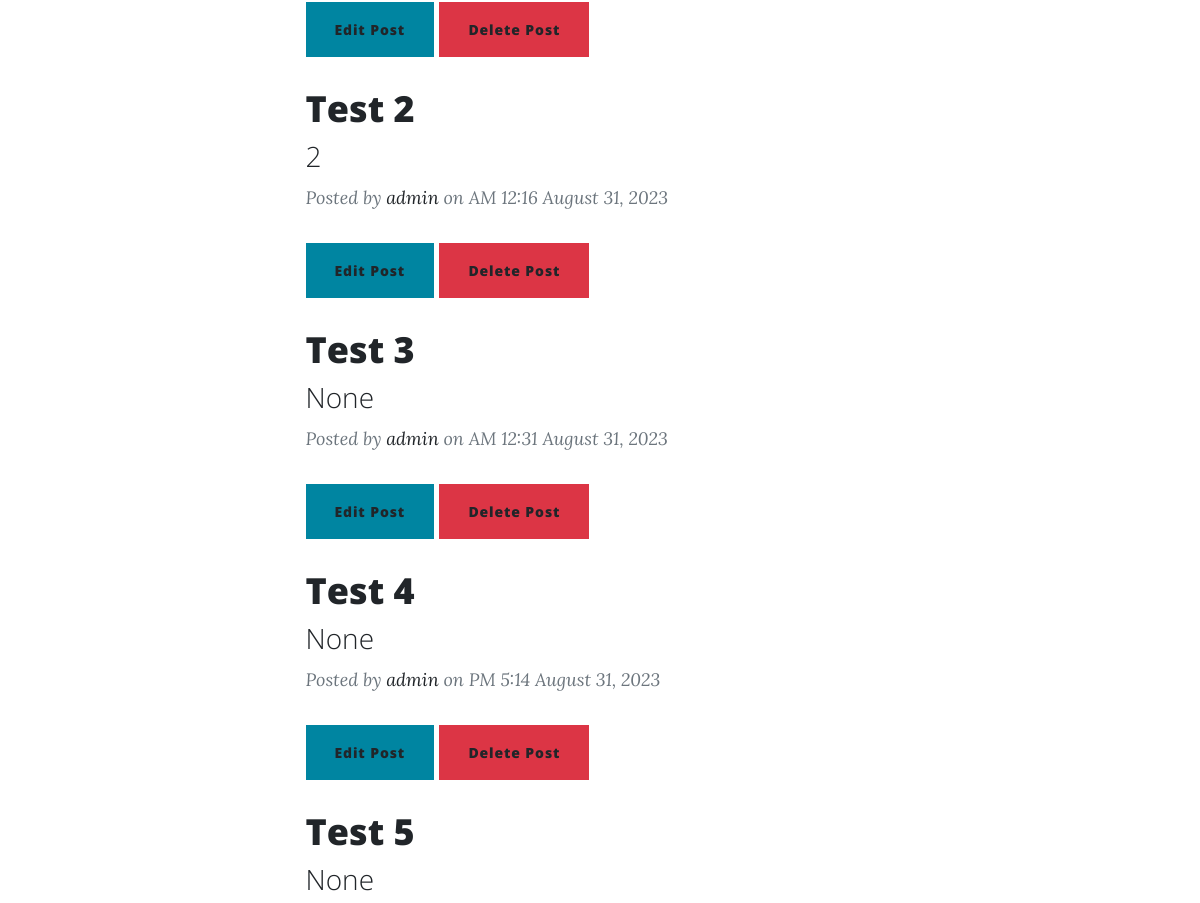
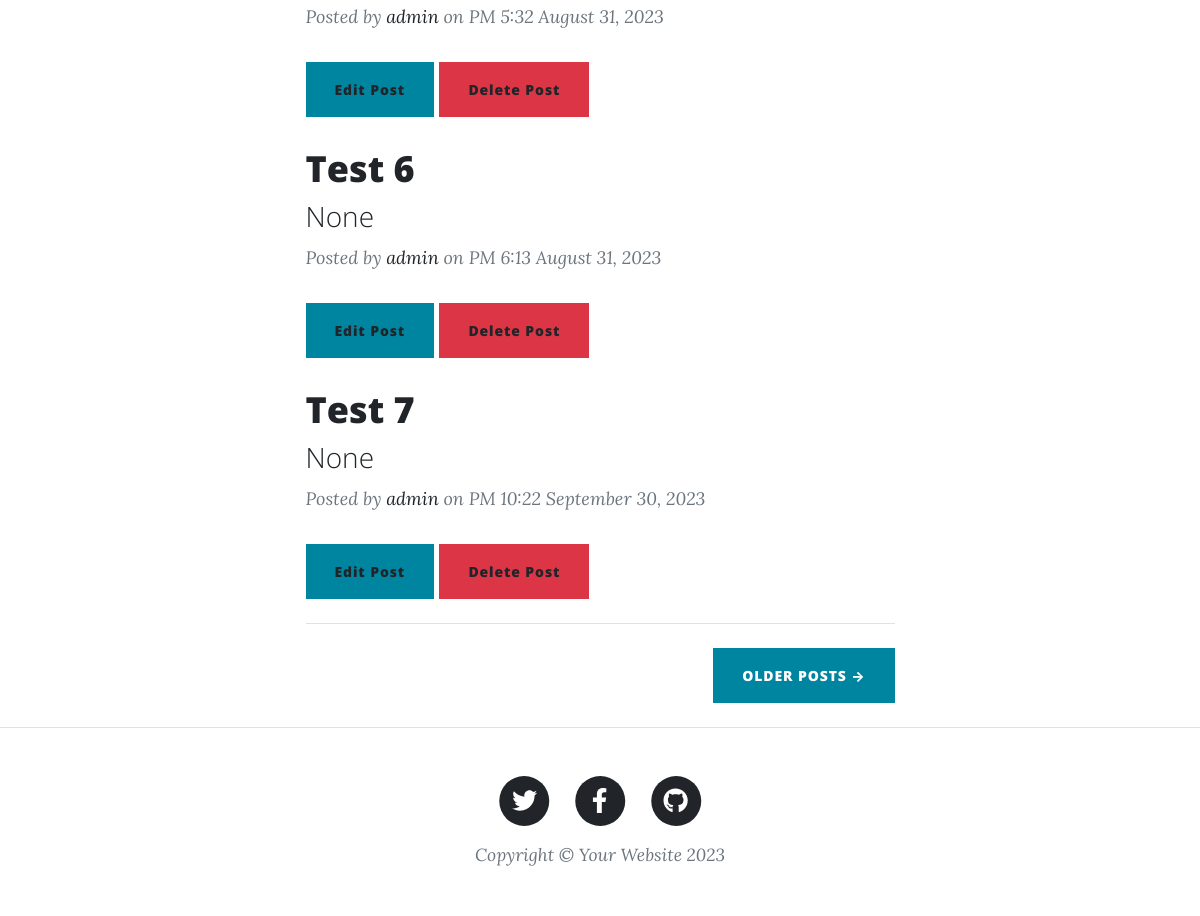
The page /blog/ (lower part) on the database as committed earlier (2 pictures, top to bottom).
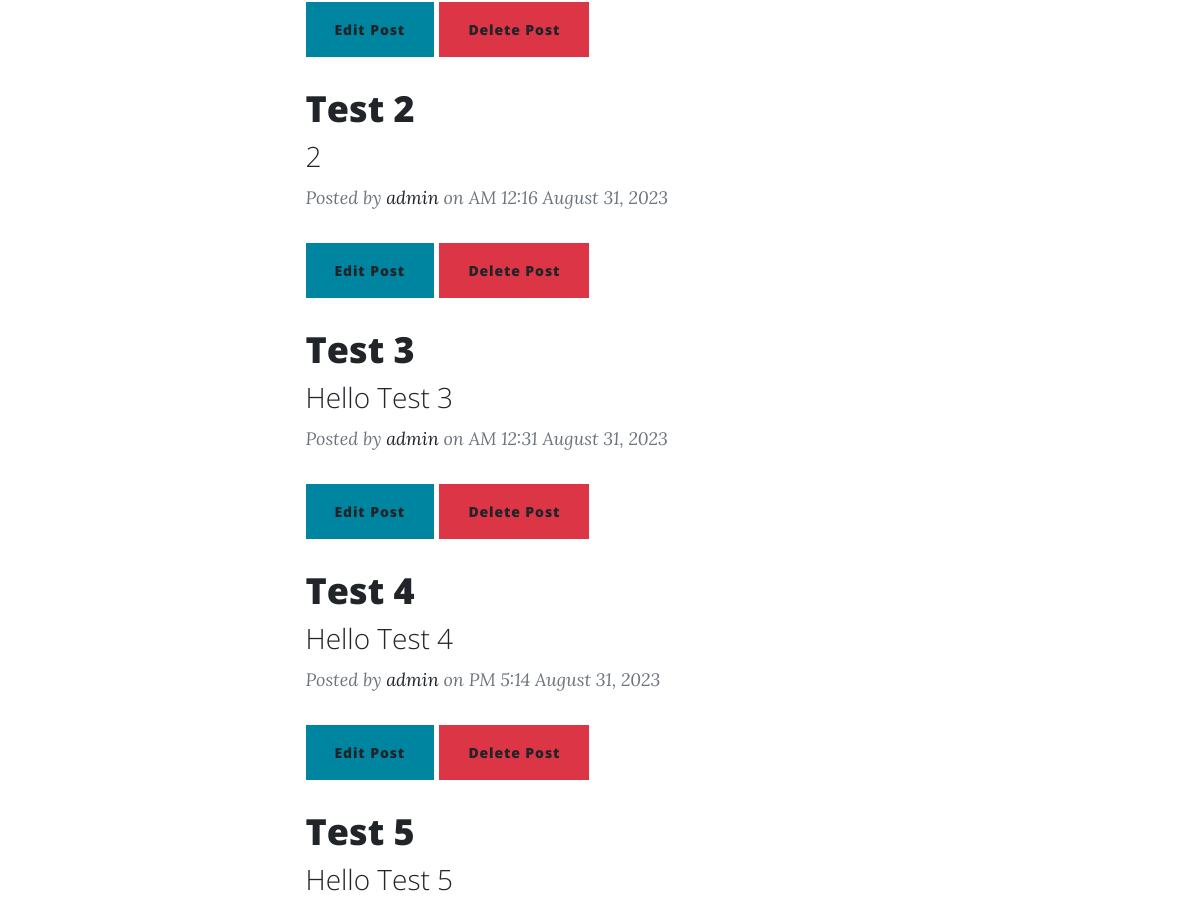
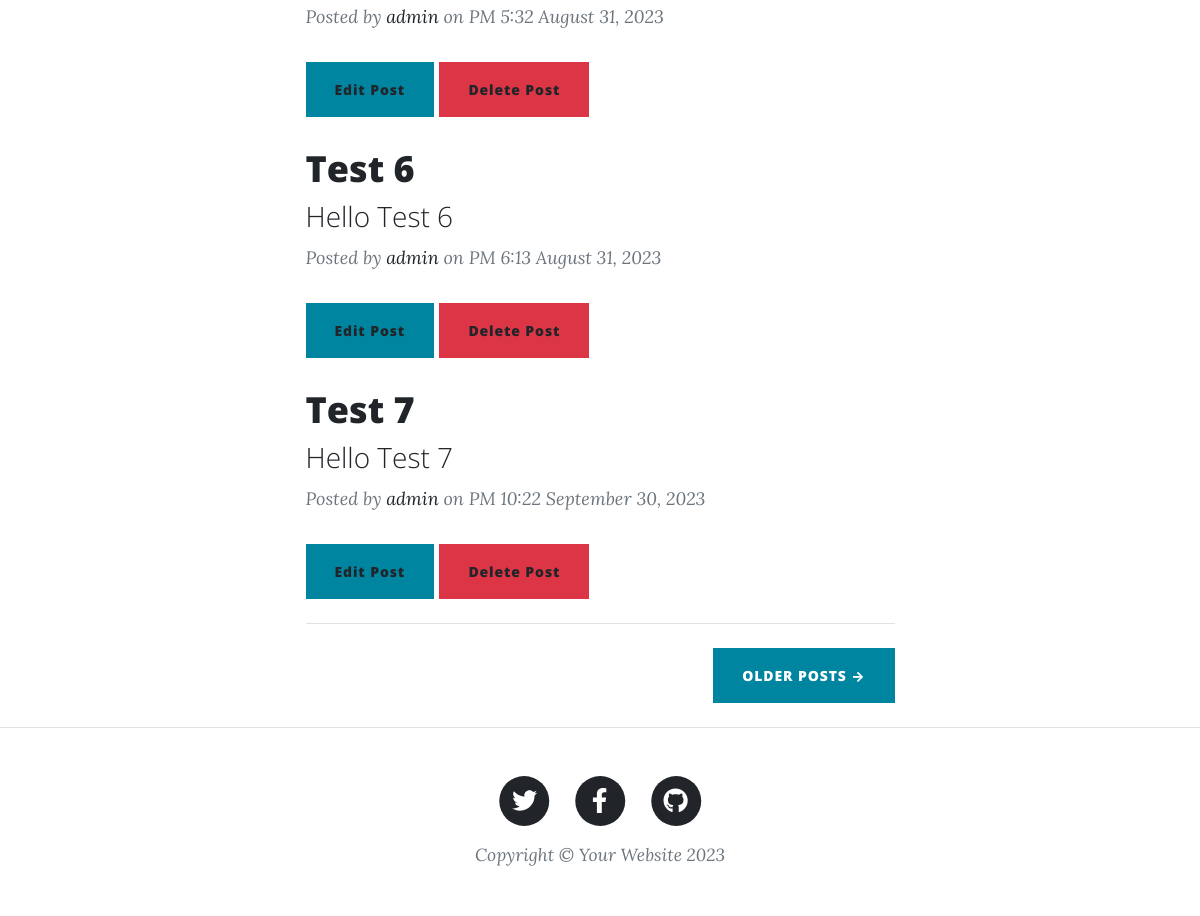
The same page on the database as committed later (2 pictures, top to bottom).
### posts/models.py (models this page shows, shortened)
class Post (models.Model):
    auther = models.ForeignKey(User,related_name='post_auther',on_delete=models.SET_NULL,null=True)
    title= models.CharField(max_length=120)
    subtitle = models.CharField(max_length=1000, null=True)
    comment = models.TextField(max_length=5000)
    publish_date = models.DateTimeField(default= timezone.now)
    tags = TaggableManager()
    image = models.ImageField(upload_to='posts', null=True)
    slug = models.SlugField(null=True,blank=True)

### posts/views2.py (the view)
# urls.py: path('blog/',PostList.as_view()),
class PostList(generic.ListView):
    model = Post

### posts/templates/posts/post_list.html (shortened to what this page needs)
{% extends 'base.html' %}
{% load static %}
{% block body %}
        <div class="container px-4 px-lg-5">
            <div class="row gx-4 gx-lg-5 justify-content-center">
                <div class="col-md-10 col-lg-8 col-xl-7">
                    {% for post in post_list %}
                        <div class="post-preview">
                            <a href="/blog/{{post.slug}}/">
                                <h2 class="post-title">{{post.title}}</h2>
                                <h3 class="post-subtitle">{{post.subtitle}}</h3>
                            </a>
                            <p class="post-meta">
                                Posted by
                                <a href="#!">{{post.auther}}</a>
                                on {{post.publish_date|date:"A f F t, o "}}
                            </p>
                            <a class="btn btn-primary" type="button" href="/blog/{{post.slug}}/edit/" role="button">Edit Post</a>
                            <a class="btn btn-danger" type="button" href="/blog/{{post.slug}}/delete/" role="button">Delete Post</a>
                        </div>
                    {% endfor %}
                    <hr class="my-4" />
                    <div class="d-flex justify-content-end mb-4"><a class="btn btn-primary text-uppercase" href="#!">Older Posts →</a></div>
                </div>
            </div>
        </div>
{% endblock %}

Rows that differ between the two databases and show on the page:
changed Post "Test 3": subtitle "None" → "Hello Test 3"
changed Post "Test 4": subtitle "None" → "Hello Test 4"
changed Post "Test 5": subtitle "None" → "Hello Test 5"
changed Post "Test 6": subtitle "None" → "Hello Test 6"
changed Post "Test 7": subtitle "None" → "Hello Test 7"
